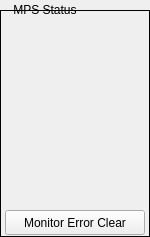
<?xml version="1.0" encoding="UTF-8"?>
<ui version="4.0">
 <class>Form</class>
 <widget class="QWidget" name="Form">
  <property name="geometry">
   <rect>
    <x>0</x>
    <y>0</y>
    <width>150</width>
    <height>237</height>
   </rect>
  </property>
  <property name="windowTitle">
   <string>Form</string>
  </property>
  <widget class="QFrame" name="frame">
   <property name="geometry">
    <rect>
     <x>0</x>
     <y>10</y>
     <width>150</width>
     <height>227</height>
    </rect>
   </property>
   <property name="frameShape">
    <enum>QFrame::Box</enum>
   </property>
   <property name="frameShadow">
    <enum>QFrame::Plain</enum>
   </property>
   <widget class="PyDMEmbeddedDisplay" name="PyDMEmbeddedDisplay">
    <property name="geometry">
     <rect>
      <x>5</x>
      <y>10</y>
      <width>140</width>
      <height>20</height>
     </rect>
    </property>
    <property name="toolTip">
     <string/>
    </property>
    <property name="frameShape">
     <enum>QFrame::NoFrame</enum>
    </property>
    <property name="macros" stdset="0">
     <string>{&quot;TEXT&quot;:&quot;MPS Ready:&quot;,&quot;CHANNEL&quot;:&quot;${P}:MonitorReady&quot;,&quot;VIS&quot;:&quot;0&quot;}</string>
    </property>
    <property name="filename" stdset="0">
     <string>$PYDM/mps/mps_cn_byte_embed.ui</string>
    </property>
   </widget>
   <widget class="PyDMPushButton" name="PyDMPushButton">
    <property name="geometry">
     <rect>
      <x>5</x>
      <y>200</y>
      <width>140</width>
      <height>25</height>
     </rect>
    </property>
    <property name="toolTip">
     <string/>
    </property>
    <property name="text">
     <string>Monitor Error Clear</string>
    </property>
    <property name="channel" stdset="0">
     <string>ca://${P}:MON_ERR_CLR</string>
    </property>
    <property name="pressValue" stdset="0">
     <string>1</string>
    </property>
   </widget>
   <widget class="PyDMEmbeddedDisplay" name="PyDMEmbeddedDisplay_2">
    <property name="geometry">
     <rect>
      <x>5</x>
      <y>40</y>
      <width>140</width>
      <height>20</height>
     </rect>
    </property>
    <property name="minimumSize">
     <size>
      <width>0</width>
      <height>20</height>
     </size>
    </property>
    <property name="maximumSize">
     <size>
      <width>16777215</width>
      <height>20</height>
     </size>
    </property>
    <property name="toolTip">
     <string/>
    </property>
    <property name="frameShape">
     <enum>QFrame::NoFrame</enum>
    </property>
    <property name="macros" stdset="0">
     <string>{&quot;TEXT&quot;:&quot;Timeout Enabled:&quot;,&quot;CHANNEL&quot;:&quot;${P}:TIMEOUT_ENABLE_RBV&quot;,&quot;VIS&quot;:&quot;0&quot;}</string>
    </property>
    <property name="filename" stdset="0">
     <string>$PYDM/mps/mps_cn_byte_embed.ui</string>
    </property>
   </widget>
   <widget class="PyDMEmbeddedDisplay" name="PyDMEmbeddedDisplay_3">
    <property name="geometry">
     <rect>
      <x>5</x>
      <y>60</y>
      <width>140</width>
      <height>20</height>
     </rect>
    </property>
    <property name="minimumSize">
     <size>
      <width>0</width>
      <height>20</height>
     </size>
    </property>
    <property name="maximumSize">
     <size>
      <width>16777215</width>
      <height>20</height>
     </size>
    </property>
    <property name="toolTip">
     <string/>
    </property>
    <property name="frameShape">
     <enum>QFrame::NoFrame</enum>
    </property>
    <property name="macros" stdset="0">
     <string>{&quot;TEXT&quot;:&quot;Eval Enabled:&quot;,&quot;CHANNEL&quot;:&quot;${P}:EVALUATION_ENABLE_RBV&quot;,&quot;VIS&quot;:&quot;0&quot;}</string>
    </property>
    <property name="filename" stdset="0">
     <string>$PYDM/mps/mps_cn_byte_embed.ui</string>
    </property>
   </widget>
   <widget class="PyDMEmbeddedDisplay" name="PyDMEmbeddedDisplay_4">
    <property name="geometry">
     <rect>
      <x>5</x>
      <y>80</y>
      <width>140</width>
      <height>20</height>
     </rect>
    </property>
    <property name="minimumSize">
     <size>
      <width>0</width>
      <height>20</height>
     </size>
    </property>
    <property name="maximumSize">
     <size>
      <width>16777215</width>
      <height>20</height>
     </size>
    </property>
    <property name="toolTip">
     <string/>
    </property>
    <property name="frameShape">
     <enum>QFrame::NoFrame</enum>
    </property>
    <property name="macros" stdset="0">
     <string>{&quot;TEXT&quot;:&quot;Software Error:&quot;,&quot;CHANNEL&quot;:&quot;${P}:SW_ERR&quot;,&quot;VIS&quot;:&quot;0&quot;}</string>
    </property>
    <property name="filename" stdset="0">
     <string>$PYDM/mps/mps_cn_byte_embed.ui</string>
    </property>
   </widget>
   <widget class="PyDMEmbeddedDisplay" name="PyDMEmbeddedDisplay_5">
    <property name="geometry">
     <rect>
      <x>5</x>
      <y>100</y>
      <width>140</width>
      <height>20</height>
     </rect>
    </property>
    <property name="minimumSize">
     <size>
      <width>0</width>
      <height>20</height>
     </size>
    </property>
    <property name="maximumSize">
     <size>
      <width>16777215</width>
      <height>20</height>
     </size>
    </property>
    <property name="toolTip">
     <string/>
    </property>
    <property name="frameShape">
     <enum>QFrame::NoFrame</enum>
    </property>
    <property name="macros" stdset="0">
     <string>{&quot;TEXT&quot;:&quot;Timeout Error:&quot;,&quot;CHANNEL&quot;:&quot;${P}:TO_ERR&quot;,&quot;VIS&quot;:&quot;0&quot;}</string>
    </property>
    <property name="filename" stdset="0">
     <string>$PYDM/mps/mps_cn_byte_embed.ui</string>
    </property>
   </widget>
   <widget class="PyDMEmbeddedDisplay" name="PyDMEmbeddedDisplay_7">
    <property name="geometry">
     <rect>
      <x>5</x>
      <y>120</y>
      <width>140</width>
      <height>20</height>
     </rect>
    </property>
    <property name="minimumSize">
     <size>
      <width>0</width>
      <height>20</height>
     </size>
    </property>
    <property name="maximumSize">
     <size>
      <width>16777215</width>
      <height>20</height>
     </size>
    </property>
    <property name="toolTip">
     <string/>
    </property>
    <property name="frameShape">
     <enum>QFrame::NoFrame</enum>
    </property>
    <property name="macros" stdset="0">
     <string>{&quot;TEXT&quot;:&quot;Drop Count:&quot;,&quot;CHANNEL&quot;:&quot;${P}:MONITOR_DROP&quot;,&quot;VIS&quot;:&quot;0&quot;}</string>
    </property>
    <property name="filename" stdset="0">
     <string>$PYDM/mps/mps_cn_byte_embed.ui</string>
    </property>
   </widget>
   <widget class="PyDMEmbeddedDisplay" name="PyDMEmbeddedDisplay_6">
    <property name="geometry">
     <rect>
      <x>5</x>
      <y>160</y>
      <width>140</width>
      <height>20</height>
     </rect>
    </property>
    <property name="minimumSize">
     <size>
      <width>0</width>
      <height>20</height>
     </size>
    </property>
    <property name="maximumSize">
     <size>
      <width>16777215</width>
      <height>20</height>
     </size>
    </property>
    <property name="toolTip">
     <string/>
    </property>
    <property name="frameShape">
     <enum>QFrame::NoFrame</enum>
    </property>
    <property name="macros" stdset="0">
     <string>{&quot;TEXT&quot;:&quot;Over Count:&quot;,&quot;CHANNEL&quot;:&quot;${P}:MONITOR_OVERFLOW&quot;,&quot;VIS&quot;:&quot;0&quot;}</string>
    </property>
    <property name="filename" stdset="0">
     <string>$PYDM/mps/mps_cn_byte_embed.ui</string>
    </property>
   </widget>
   <widget class="PyDMEmbeddedDisplay" name="PyDMEmbeddedDisplay_8">
    <property name="geometry">
     <rect>
      <x>5</x>
      <y>140</y>
      <width>140</width>
      <height>20</height>
     </rect>
    </property>
    <property name="minimumSize">
     <size>
      <width>0</width>
      <height>20</height>
     </size>
    </property>
    <property name="maximumSize">
     <size>
      <width>16777215</width>
      <height>20</height>
     </size>
    </property>
    <property name="toolTip">
     <string/>
    </property>
    <property name="frameShape">
     <enum>QFrame::NoFrame</enum>
    </property>
    <property name="macros" stdset="0">
     <string>{&quot;TEXT&quot;:&quot;Message Pause:&quot;,&quot;CHANNEL&quot;:&quot;${P}:MONITOR_PAUSE&quot;,&quot;VIS&quot;:&quot;0&quot;}</string>
    </property>
    <property name="filename" stdset="0">
     <string>$PYDM/mps/mps_cn_byte_embed.ui</string>
    </property>
   </widget>
   <widget class="PyDMEmbeddedDisplay" name="PyDMEmbeddedDisplay_9">
    <property name="geometry">
     <rect>
      <x>5</x>
      <y>180</y>
      <width>140</width>
      <height>20</height>
     </rect>
    </property>
    <property name="minimumSize">
     <size>
      <width>0</width>
      <height>20</height>
     </size>
    </property>
    <property name="maximumSize">
     <size>
      <width>16777215</width>
      <height>20</height>
     </size>
    </property>
    <property name="toolTip">
     <string/>
    </property>
    <property name="frameShape">
     <enum>QFrame::NoFrame</enum>
    </property>
    <property name="macros" stdset="0">
     <string>{&quot;TEXT&quot;:&quot;Rx Error:&quot;,&quot;CHANNEL&quot;:&quot;${P}:MONITOR_RX_ERR&quot;,&quot;VIS&quot;:&quot;0&quot;}</string>
    </property>
    <property name="filename" stdset="0">
     <string>$PYDM/mps/mps_cn_byte_embed.ui</string>
    </property>
   </widget>
   <widget class="PyDMDrawingLine" name="PyDMDrawingLine">
    <property name="geometry">
     <rect>
      <x>5</x>
      <y>30</y>
      <width>140</width>
      <height>2</height>
     </rect>
    </property>
    <property name="toolTip">
     <string/>
    </property>
   </widget>
  </widget>
  <widget class="QLabel" name="label">
   <property name="geometry">
    <rect>
     <x>5</x>
     <y>0</y>
     <width>80</width>
     <height>20</height>
    </rect>
   </property>
   <property name="text">
    <string>MPS Status</string>
   </property>
   <property name="alignment">
    <set>Qt::AlignCenter</set>
   </property>
  </widget>
 </widget>
 <customwidgets>
  <customwidget>
   <class>PyDMEmbeddedDisplay</class>
   <extends>QFrame</extends>
   <header>pydm.widgets.embedded_display</header>
  </customwidget>
  <customwidget>
   <class>PyDMDrawingLine</class>
   <extends>QWidget</extends>
   <header>pydm.widgets.drawing</header>
  </customwidget>
  <customwidget>
   <class>PyDMPushButton</class>
   <extends>QPushButton</extends>
   <header>pydm.widgets.pushbutton</header>
  </customwidget>
 </customwidgets>
 <resources/>
 <connections/>
</ui>
